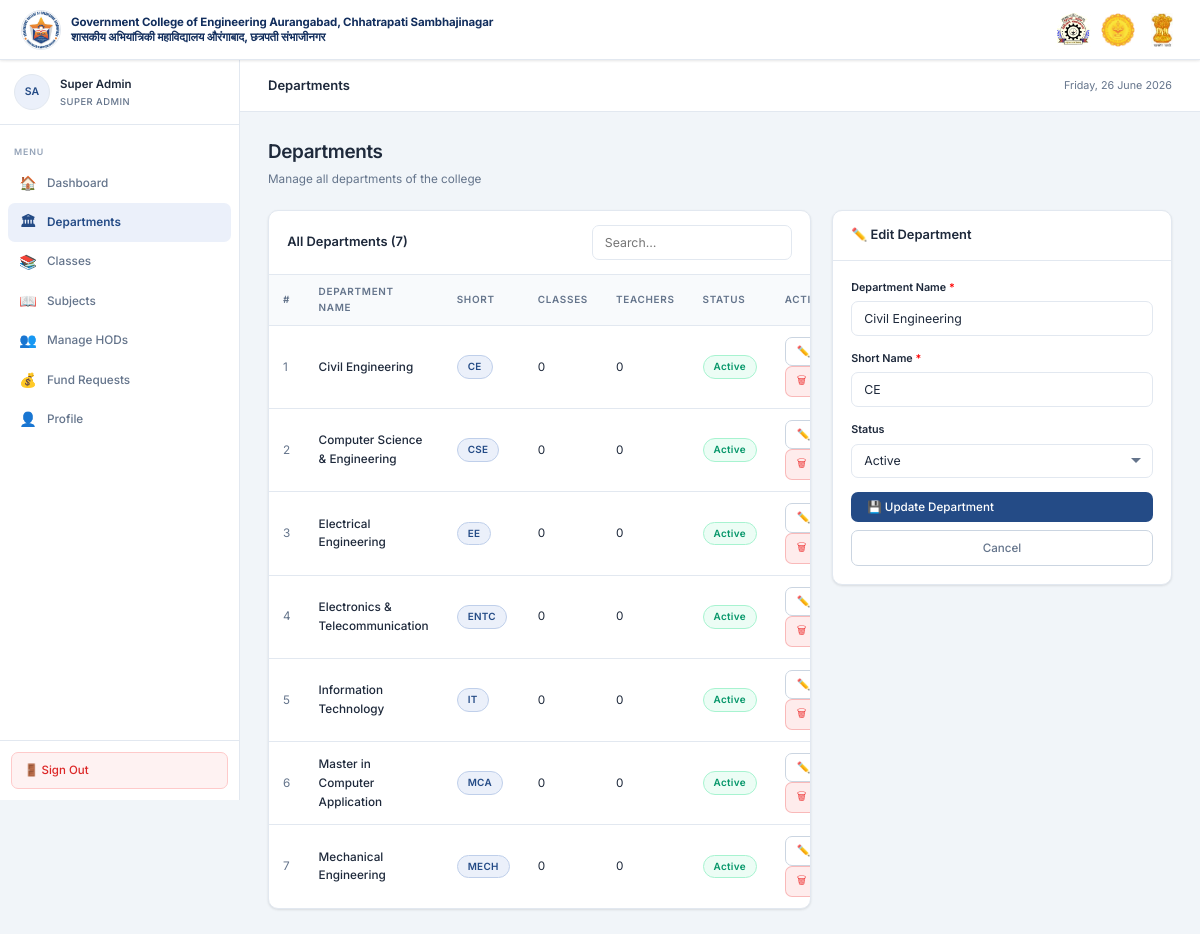
/admin/departments.php?edit=1 (signed in), run on the app's committed database.
### tables this page shows
CREATE TABLE IF NOT EXISTS departments (
    id          INT UNSIGNED    AUTO_INCREMENT PRIMARY KEY,
    name        VARCHAR(150)    NOT NULL,
    short_name  VARCHAR(20)     NOT NULL,           
    is_active   TINYINT(1)      NOT NULL DEFAULT 1,
    created_at  TIMESTAMP       NOT NULL DEFAULT CURRENT_TIMESTAMP
);

### admin/departments.php (the view, shortened to what this page needs)
<?php
require_once '../includes/db.php';
require_once '../includes/functions.php';
$editId  = (int)($_GET['edit'] ?? 0);
$editRow = null;
if ($editId) {
    $s = $pdo->prepare("SELECT * FROM departments WHERE id=?");
    $s->execute([$editId]);
    $editRow = $s->fetch();
}
$depts = $pdo->query(
    "SELECT d.*,
        (SELECT COUNT(*) FROM classes c WHERE c.department_id=d.id) AS class_count,
        (SELECT COUNT(*) FROM users u WHERE u.department_id=d.id AND u.role='teacher') AS teacher_count
     FROM departments d ORDER BY d.name"
)->fetchAll();
?>
<div class="app-layout">
<div class="main-content">
<div class="page-body">
    <div class="page-header">
        <h1>Departments</h1>
        <p>Manage all departments of the college</p>
    </div>
    <div style="display:grid;grid-template-columns:1fr 340px;gap:1.5rem;align-items:start">
        <div class="card">
            <div class="card-header">
                <h3>All Departments (<?= count($depts) ?>)</h3>
                <input type="text" class="form-control" style="width:200px"
                       placeholder="Search…" data-search-table="dept-table">
            </div>
            <?php if ($depts): ?>
            <div class="table-wrap">
                <table id="dept-table">
                    <thead>
                        <tr>
                            <th>#</th>
                            <th>Department Name</th>
                            <th>Short</th>
                            <th>Classes</th>
                            <th>Teachers</th>
                            <th>Status</th>
                            <th>Action</th>
                        </tr>
                    </thead>
                    <tbody>
                    <?php foreach ($depts as $i => $d): ?>
                    <tr>
                        <td class="text-muted"><?= $i+1 ?></td>
                        <td class="fw-500"><?= e($d['name']) ?></td>
                        <td><span class="badge badge-expert"><?= e($d['short_name']) ?></span></td>
                        <td><?= (int)$d['class_count'] ?></td>
                        <td><?= (int)$d['teacher_count'] ?></td>
                        <td>
                            <?php if ($d['is_active']): ?>
                            <span class="badge badge-approved">Active</span>
                            <?php else: ?>
                            <span class="badge badge-rejected">Inactive</span>
                            <?php endif; ?>
                        </td>
                        <td>
                            <a href="?edit=<?= $d['id'] ?>" class="btn btn-outline btn-sm">✏️ Edit</a>
                            <form method="POST" style="display:inline" onsubmit="return confirmAction('Delete this department? Linked classes and users will block the delete.')">
                                <button type="submit" class="btn btn-delete btn-sm">🗑 Delete</button>
                            </form>
                        </td>
                    </tr>
                    <?php endforeach; ?>
                    </tbody>
                </table>
            </div>
            <?php endif; ?>
        </div>
        <div class="card" style="position:sticky;top:80px">
            <div class="card-header">
                <h3><?= $editRow ? '✏️ Edit Department' : '➕ Add Department' ?></h3>
            </div>
            <div class="card-body">
                <form method="POST">
                    <div class="form-group">
                        <label>Department Name <span style="color:red">*</span></label>
                        <input type="text" name="name" class="form-control" required
                               value="<?= e($editRow['name'] ?? '') ?>"
                               placeholder="e.g. Computer Science &amp; Engineering">
                    </div>
                    <div class="form-group">
                        <label>Short Name <span style="color:red">*</span></label>
                        <input type="text" name="short_name" class="form-control" required
                               maxlength="20"
                               value="<?= e($editRow['short_name'] ?? '') ?>"
                               placeholder="e.g. CSE">
                    </div>
                    <?php if ($editRow): ?>
                    <div class="form-group">
                        <label>Status</label>
                        <select name="is_active" class="form-control">
                            <option value="1" <?= $editRow['is_active'] ? 'selected' : '' ?>>Active</option>
                        </select>
                    </div>
                    <?php endif; ?>
                    <button type="submit" class="btn btn-primary" style="width:100%">
                        <?= $editRow ? '💾 Update Department' : '➕ Add Department' ?>
                    </button>
                    <?php if ($editRow): ?>
                    <a href="departments.php" class="btn btn-outline" style="width:100%;margin-top:8px;justify-content:center">Cancel</a>
                    <?php endif; ?>
                </form>
            </div>
        </div>
    </div>
</div>
</div>
</div>

### assets/css/style.css (style rules this page uses)
*, *::before, *::after { box-sizing: border-box; margin: 0; padding: 0; }
:root { --primary: #244B86; --primary-hov: #1a3a6e; --primary-lt: #EBF0FA; --primary-border:#BFCFEA; --bg: #F1F5F9; --white: #FFFFFF; --bg-light: #F8FAFC; --text: #1E293B; --muted: #64748B; --light: #94A3B8; --border: #E2E8F0; --border-mid: #CBD5E1; --pending: #D97706; --pending-bg: #FFFBEB; --pending-bdr: #FDE68A; --approved: #059669; --approved-bg: #ECFDF5; --approved-bdr:#A7F3D0; --rejected: #DC2626; --rejected-bg: #FEF2F2; --rejected-bdr:#FECACA; --draft: #6366F1; --draft-bg: #EEF2FF; --draft-bdr: #C7D2FE; --navbar-h: 60px; --sidebar-w: 240px; --radius: 10px; --radius-sm: 7px; --radius-lg: 14px; --shadow-sm: 0 1px 3px rgba(0,0,0,.07), 0 1px 2px rgba(0,0,0,.04); --shadow: 0 4px 6px rgba(0,0,0,.05), 0 2px 4px rgba(0,0,0,.04); }
html, body { font-family: 'Inter', sans-serif; background: var(--bg); color: var(--text); font-size: 14px; line-height: 1.6; min-height: 100vh; }
.app-layout { display: flex; padding-top: var(--navbar-h); min-height: 100vh; }
.main-content { margin-left: var(--sidebar-w); flex: 1; display: flex; flex-direction: column; min-height: calc(100vh - var(--navbar-h)); }
.page-body { padding: 1.8rem 2rem; flex: 1; }
.page-header { margin-bottom: 1.5rem; }
.page-header h1 { font-size: 1.35rem; font-weight: 600; color: var(--text); letter-spacing: -0.02em; margin-bottom: 0.2rem; }
.page-header p { font-size: 0.84rem; color: var(--muted); }
.card { background: var(--white); border: 1px solid var(--border); border-radius: var(--radius); overflow: hidden; box-shadow: var(--shadow-sm); }
.card-header { padding: 1rem 1.3rem; border-bottom: 1px solid var(--border); display: flex; align-items: center; justify-content: space-between; }
.card-header h3 { font-size: 0.92rem; font-weight: 600; color: var(--text); }
.card-body { padding: 1.3rem; }
.table-wrap { overflow-x: auto; }
table { width: 100%; border-collapse: collapse; font-size: 0.84rem; }
thead th { padding: 9px 14px; text-align: left; font-size: 0.71rem; font-weight: 600; text-transform: uppercase; letter-spacing: 0.07em; color: var(--muted); background: var(--bg-light); border-bottom: 1px solid var(--border); }
tbody td { padding: 11px 14px; border-bottom: 1px solid var(--border); color: var(--text); vertical-align: middle; }
tbody tr:last-child td { border-bottom: none; }
.badge { display: inline-flex; align-items: center; gap: 4px; padding: 3px 10px; border-radius: 20px; font-size: 0.71rem; font-weight: 600; letter-spacing: 0.03em; }
.badge-approved { background: var(--approved-bg); color: var(--approved); border: 1px solid var(--approved-bdr); }
.badge-expert { background: var(--primary-lt); color: var(--primary); border: 1px solid var(--primary-border); }
.btn { display: inline-flex; align-items: center; gap: 6px; padding: 8px 16px; border-radius: var(--radius-sm); font-family: 'Inter', sans-serif; font-size: 0.83rem; font-weight: 500; cursor: pointer; text-decoration: none; transition: all 0.15s; border: none; white-space: nowrap; }
.btn-primary { background: var(--primary); color: #fff; }
.btn-outline { background: transparent; border: 1px solid var(--border-mid); color: var(--muted); }
.btn-delete { background:rgba(239,68,68,.1); color:#EF4444; border:1px solid rgba(239,68,68,.3) }
.btn-sm { padding: 5px 11px; font-size: 0.77rem; }
.form-group { margin-bottom: 1rem; }
.form-group label { display: block; font-size: 0.77rem; font-weight: 600; color: var(--text); margin-bottom: 5px; }
.form-control { width: 100%; padding: 9px 12px; font-family: 'Inter', sans-serif; font-size: 0.88rem; border: 1.5px solid var(--border); border-radius: var(--radius-sm); background: var(--white); color: var(--text); transition: border-color 0.15s, box-shadow 0.15s; outline: none; -webkit-appearance: none; }
select.form-control { background-repeat: no-repeat; background-position: right 10px center; padding-right: 30px; }
.fw-500 { font-weight: 500; }
.text-muted { color: var(--muted); }

### data on the page
departments: name "Civil Engineering", short_name "CE", class_count "0", teacher_count "0", shows "Active", is_active "Active"
departments: name "Computer Science & Engineering", short_name "CSE", class_count "0", teacher_count "0", is_active "Active"
departments: name "Electrical Engineering", short_name "EE", class_count "0", teacher_count "0", is_active "Active"
departments: name "Electronics & Telecommunication", short_name "ENTC", class_count "0", teacher_count "0", is_active "Active"
departments: name "Information Technology", short_name "IT", class_count "0", teacher_count "0", is_active "Active"
departments: name "Master in Computer Application", short_name "MCA", class_count "0", teacher_count "0", is_active "Active"
departments: name "Mechanical Engineering", short_name "MECH", class_count "0", teacher_count "0", is_active "Active"

### other printed values
$initials "SA"
$user['name'] "Super Admin"
$roleLabel "SUPER ADMIN"
$item['icon'] "🏠"
$item['label'] "Dashboard"
$item['icon'] "🏛"
$item['label'] "Departments"
$item['icon'] "📚"
$item['label'] "Classes"
$item['icon'] "📖"
$item['label'] "Subjects"
$item['icon'] "👥"
$item['label'] "Manage HODs"
$item['icon'] "💰"
$item['label'] "Fund Requests"
